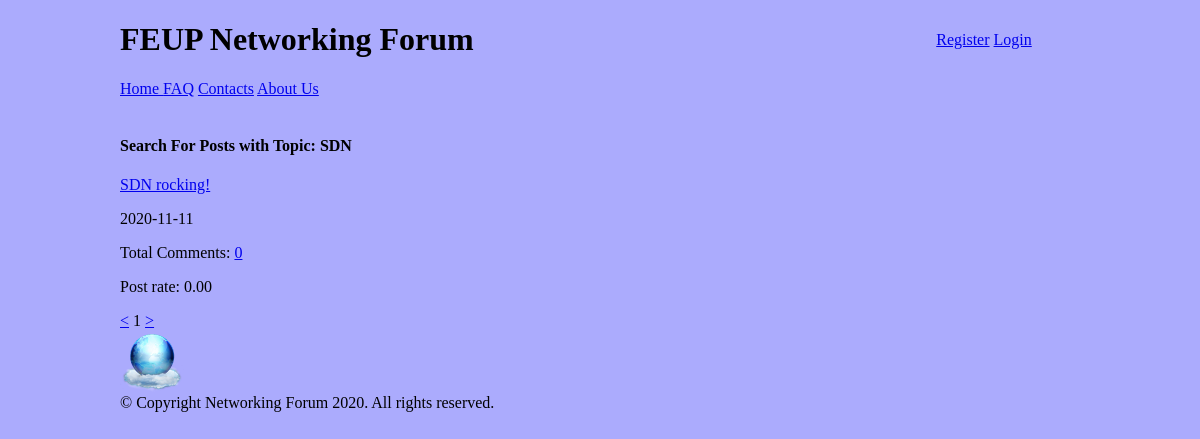
Page /php/list_by_topic.php?topic=SDN on the committed database.
### tables this page shows
CREATE TABLE forumpost (
    postid integer PRIMARY KEY AUTOINCREMENT,
    posttitle text NOT NULL,
    content text CHECK(LENGTH(content)>= 0 AND LENGTH(content)<20000),
    username text REFERENCES user, 
    published INTEGER, -- date when the article was published in epoch format
    topic text REFERENCES topic, 
    postrate integer CHECK(postrate>=0 AND postrate <=5)
    );

### php/list_by_topic.php (called while the page is built, shortened)
<?php
    require_once("../database/init.php");
    require_once("../database/posts.php");
    require_once("../database/comments.php");
    include_once("../templates/homepage_section/header_pagina_inicial_tpl.php");
    $topic = $_GET["topic"];
    $n_posts = getNumberOfPostsByTopic($topic);
    $n_pages = ceil($n_posts/2);
    if(isset($_GET["page"])){
      $page = $_GET["page"];
        if($page < 1){
          $page = 1;
        }
        if($page > $n_pages){
          $page = $n_pages;
        }
    } else{
        $page = 1;
    }
    $articles = getPostsByTopic($topic, $page);
    include_once("../templates/homepage_section/list_by_topic_tpl.php");
    include_once("../templates/static_sections/footer_tpl.php");
 ?>

### database/posts.php (called while the page is built, shortened)
<?php
function getPostsByTopic($topic, $page)
{
  global $dbh;
  $stmt = $dbh->prepare('SELECT postid, posttitle,content,topic, published, postrate FROM forumpost
                          WHERE topic = ? ORDER BY published DESC LIMIT ? OFFSET ?');
  $stmt->execute(array($topic, 2, ($page-1)*2));
  return $stmt->fetchAll();
}

### database/comments.php (called while the page is built, shortened)
<?php
  function getTotalOfCommentsOnPost($postid){
    global $dbh;
    $stmt = $dbh->prepare('SELECT COUNT(comment.postid) as numbOfComments FROM comment WHERE postid = ?');
    $stmt->execute(array($postid));
    return $stmt->fetchColumn();
  }
?>

### templates/homepage_section/list_by_topic_tpl.php (the view, shortened to what this page needs)
<section id="posts">
<article>
<aside id="related">
    <h1> Search For Posts with Topic: <?php echo $topic;?> </h1>
    <?php foreach ($articles as $article) { ?>
            <article>
                <a href="../php/post.php?postid=<?php echo $article['postid'] ?>"><?php echo $article['posttitle'] ?></a>
                <p class="date"><?= $article['published'] ;?></p>
                <?php $numbOfComments = getTotalOfCommentsOnPost($article['postid']); ?>
                <p>Total Comments: <a href="../php/post.php?postitle=<?php echo $article['posttitle'] ?>&postid=<?php echo $article['postid']?>">
                <?php echo $numbOfComments; ?></a>
                <p>Post rate: <?php echo number_format($article["postrate"], 2, '.', ''); ?></p>
    <?php  } ?>
</article>
</aside>
<div id="pagination">
      <a href="../php/list_by_topic.php?topic=<?php echo $topic;?>&page=<?php echo $page-1; ?>">&lt;</a>
        <?php echo $page ?>
      <a href="../php/list_by_topic.php?topic=<?php echo $topic;?>&page=<?php echo $page+1; ?>">&gt;</a>
</div>

### css/initialpage.css (style rules this page uses)
body { background-color: #ababfd; margin: 0 auto; width: 60em; display: grid; grid-template-columns: [start] 4fr [middle] 1fr [end]; grid-template-rows: [start] auto [topics] auto [posts] 1fr [footer] auto [end]; }
body > header h1 { font-family: garamond; }
aside { grid-column: middle; grid-row: topics/end; }
#posts { grid-column: start; }
body > header h1 { grid-column: 1; grid-row: 1; }

### rows in the picture
forumpost: posttitle "SDN rocking!", published "2020-11-11", numbOfComments "0", postrate "0.00"

### other values in the picture
$topic "SDN"
$page "1"
